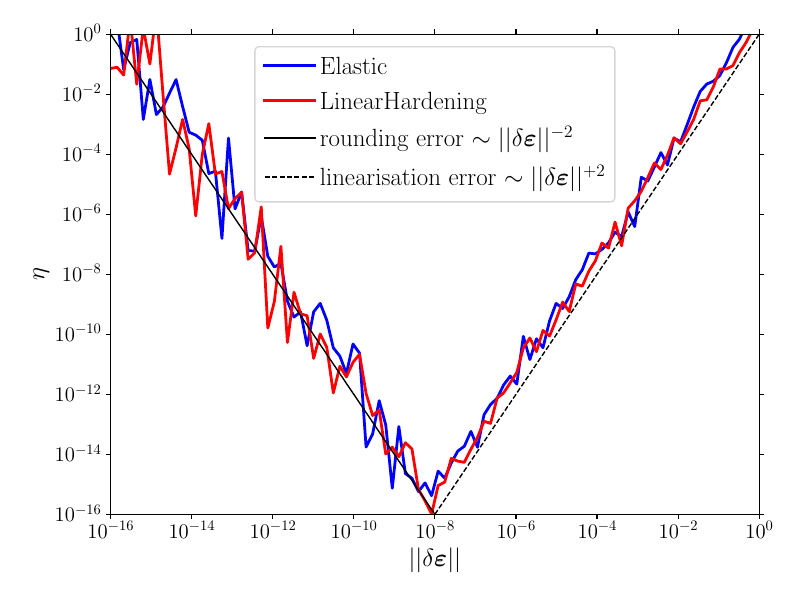

This chart was generated by the following Python code:
import GMatElastoPlasticFiniteStrainSimo.Cartesian3d as gmat
import GooseMPL as gplt
import matplotlib.pyplot as plt
import numpy as np

plt.style.use(['goose', 'goose-latex'])

# --------------------------------------------------------------------------------------------------

def consistency(mat):

  # tensor products

  A2_dot_B2  = lambda A2, B2: np.einsum('ij, jk -> ik', A2, B2)
  A4_dot_B2  = lambda A4, B2: np.einsum('ijkl, lm -> ijkm', A4, B2)
  A2_dot_B4  = lambda A2, B4: np.einsum('ij, jkmn -> ikmn', A2, B4)
  A4_ddot_B2 = lambda A4, B2: np.einsum('ijkl, lk -> ij', A4, B2)
  norm       = lambda A2    : np.abs(np.einsum('ij, ji', A2, A2))

  # pre-loading

  ninc = 301

  for ilam, lam in enumerate(np.linspace(0.0, 1.0, ninc)):

    mat.increment()

    F0 = np.array([
      [1.0 + lam, 0.0              , 0.0],
      [0.0      , 1.0 / (1.0 + lam), 0.0],
      [0.0      , 0.0              , 1.0],
    ])

    Sig0, C = mat.Tangent(F0)

    Tau0 = Sig0 * np.linalg.det(F0)

    P0 = A2_dot_B2(Tau0, np.linalg.inv(F0).T)
    K  = A4_dot_B2(A2_dot_B4(np.linalg.inv(F0), C), np.linalg.inv(F0).T)

  # consistency check

  x = np.logspace(-16,0,100)
  y = np.zeros(x.shape)

  for i in range(len(x)):

    dF = np.random.random((3,3)) * x[i]
    F  = F0 + dF

    Sig = mat.Stress(F)

    Tau = Sig * np.linalg.det(F)

    P = A2_dot_B2(Tau, np.linalg.inv(F).T)

    dP = P - P0

    y[i] = norm(dP - (A4_ddot_B2(K, dF.T)).T) / norm(dP)

  return (x, y)

# --------------------------------------------------------------------------------------------------

fig, ax = plt.subplots()

ax.plot(*consistency(gmat.Elastic(10.0, 1.0)), c='b', label=r'Elastic')
ax.plot(*consistency(gmat.LinearHardening(10.0, 1.0, 1.0, 1.0)), c='r', label=r'LinearHardening')

ax.set_xscale('log')
ax.set_yscale('log')

ax.set_xlim([1e-16, 1e0])
ax.set_ylim([1e-16, 1e0])

ax.set_xlabel(r'$|| \delta \bm{\varepsilon} ||$')
ax.set_ylabel(r'$\eta$')

gplt.plot_powerlaw(-2, 0.0, 1.0, 0.5, axis=ax, units='relative', c='k', lw=1,
  label=r'rounding error $\sim || \delta \bm{\varepsilon} ||^{-2}$')

gplt.plot_powerlaw(+2, 0.5, 0.0, 0.5, axis=ax, units='relative', c='k', lw=1, ls='--',
  label=r'linearisation error $\sim || \delta \bm{\varepsilon} ||^{+2}$')

ax.legend()

plt.savefig('consistency.pdf')
plt.show()



